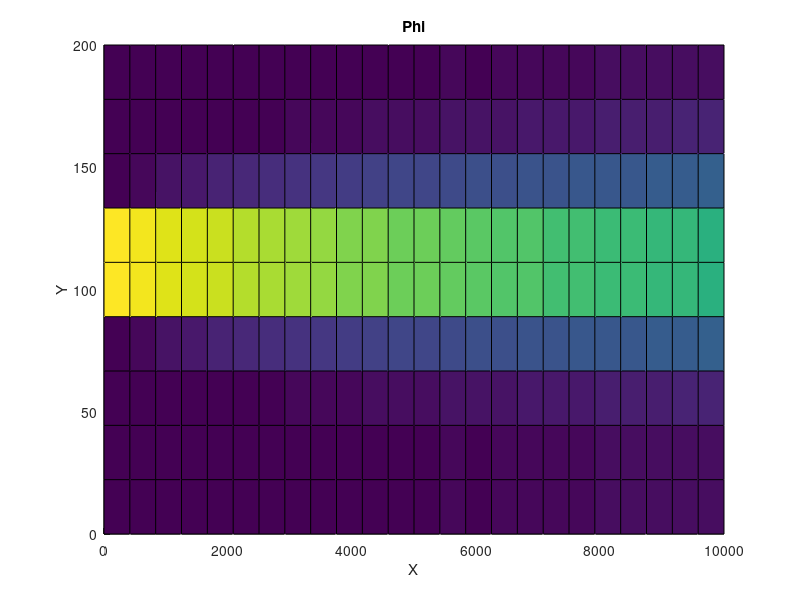

The MATLAB source for this figure:
%% Transporte de un contaminante en el río

clear all;close all;clc
tStart = tic; 

%%%%%%%%%%%%%%%%%%%%%%%%%%%%%%%%%%%%%%%%%%%%%%%%%%%%%%%%%%%%%%%%%%%%%%%%%%%%%%%%
% Initial setting
%%%%%%%%%%%%%%%%%%%%%%%%%%%%%%%%%%%%%%%%%%%%%%%%%%%%%%%%%%%%%%%%%%%%%%%%%%%%%%%%

Nx=25; % nro de nodos en x
%Nx=5;
%Ny=3; % nro de nodos en y
Ny = 10
Lx=10000; % largo en x
Ly=200; % largo en y
Lh=1;
dx=Lx/(Nx-1); 
dy=Ly/(Ny-1);
N=Nx*Ny;
Umax=0.5;
%D=1.5e-3; 
D=1.5e-2;
phi_In=1;
phi0=0;

M=zeros(N,N);
b=zeros(N,1);
vx=zeros(N);

for j=1:Ny
  for i=1:Nx
    k=(j-1)*Nx+i;
    y(k)=(j-1)*dy
  end  
end

vx=4*Umax*(y/Ly.*(1-y/Ly));


for i=(Nx+2):(N-Nx-1)  
  M(i,i) = -2/(dx^2)-2/(dy^2); % center -2/((ap(i)/w)*h);
  M(i,i-1) = 1/(dx^2)+vx(i)/(2*D*dx); % west 1/((ap(i)/w)*h);
  M(i,i+1) = 1/(dx^2)-vx(i)/(2*D*dx); % east 1/((ap(i)/w)*h);
  M(i,i-Nx) = 1/(dy^2); % south
  M(i,i+Nx) = 1/(dy^2); % north
end

for i=1:Nx % CB south
  M(i,:)=0;
  M(i,i)=1;
  M(i,i+Nx)=-1; 
  b(i)=0;     
end  
for i=(N-Nx+1):N % CB north
  M(i,:)=0;      
  M(i,i)=1;
  M(i,i-Nx)=-1; 
  b(i)=0;     
end  
for i=Nx+1:Nx:(N-2*Nx+1) % CB west
  M(i,:)=0;      
  M(i,i)=1;
  b(i)=phi0;    
end 
NIn=((Ny-1)/2)*Nx+1; 
nN=floor(Ny/10);
Nin_start=floor(NIn-nN/2*Nx);
for i=Nin_start:Nx:(Nin_start+Nx*nN)
  M(i,i)=1;
  b(i)=phi_In;
end  
for i=(2*Nx):Nx:(N-Nx) % CB east
  M(i,:)=0;      
  M(i,i)=1;
  M(i,i-1)=-1; 
  b(i)=0;    
end  


phi=inv(M)*b;


%%%%%%%%%%%%%%%%%%%%%%%%%%%%%%%%%%%%%%%%%%%%%%%%%%%%%%%%%%%%%%%%%%%%%%%%     
% Plot
%%%%%%%%%%%%%%%%%%%%%%%%%%%%%%%%%%%%%%%%%%%%%%%%%%%%%%%%%%%%%%%%%%%%%%%%     
Phi=zeros(Ny,Nx);
U=zeros(Ny,Nx);
V=zeros(Ny,Nx);

for j=1:Ny
  for i=1:Nx
    k=(j-1)*Nx+i;
    Phi(j,i)=phi(k);    
  end  
end

[X,Y] = meshgrid(0:dx:Lx,0:dy:Ly);
%R = sqrt(X.^2 + Y.^2) + eps;
%Z = sin(R)./R;

% surface in 3D
figure(1);
surf(X,Y,Phi);
title('Phi')
xlabel('X')
ylabel('Y')
view(2);

time = toc(tStart);
fprintf('*-----------------------------------------------*\n')
fprintf('\n\nFIN! - OK - time = %d[s].\n',time)
